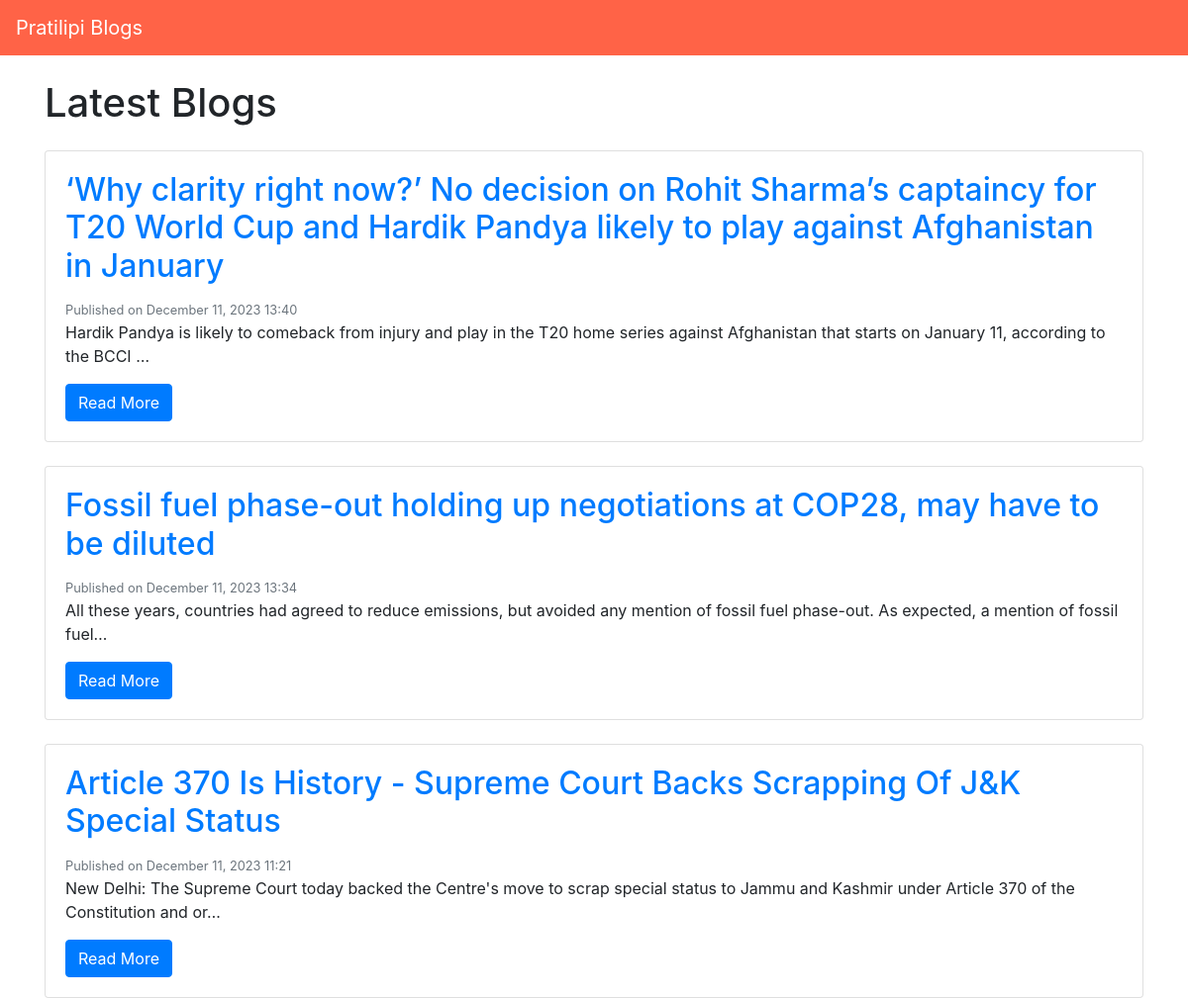
Before: / (upper part) with the older database file.
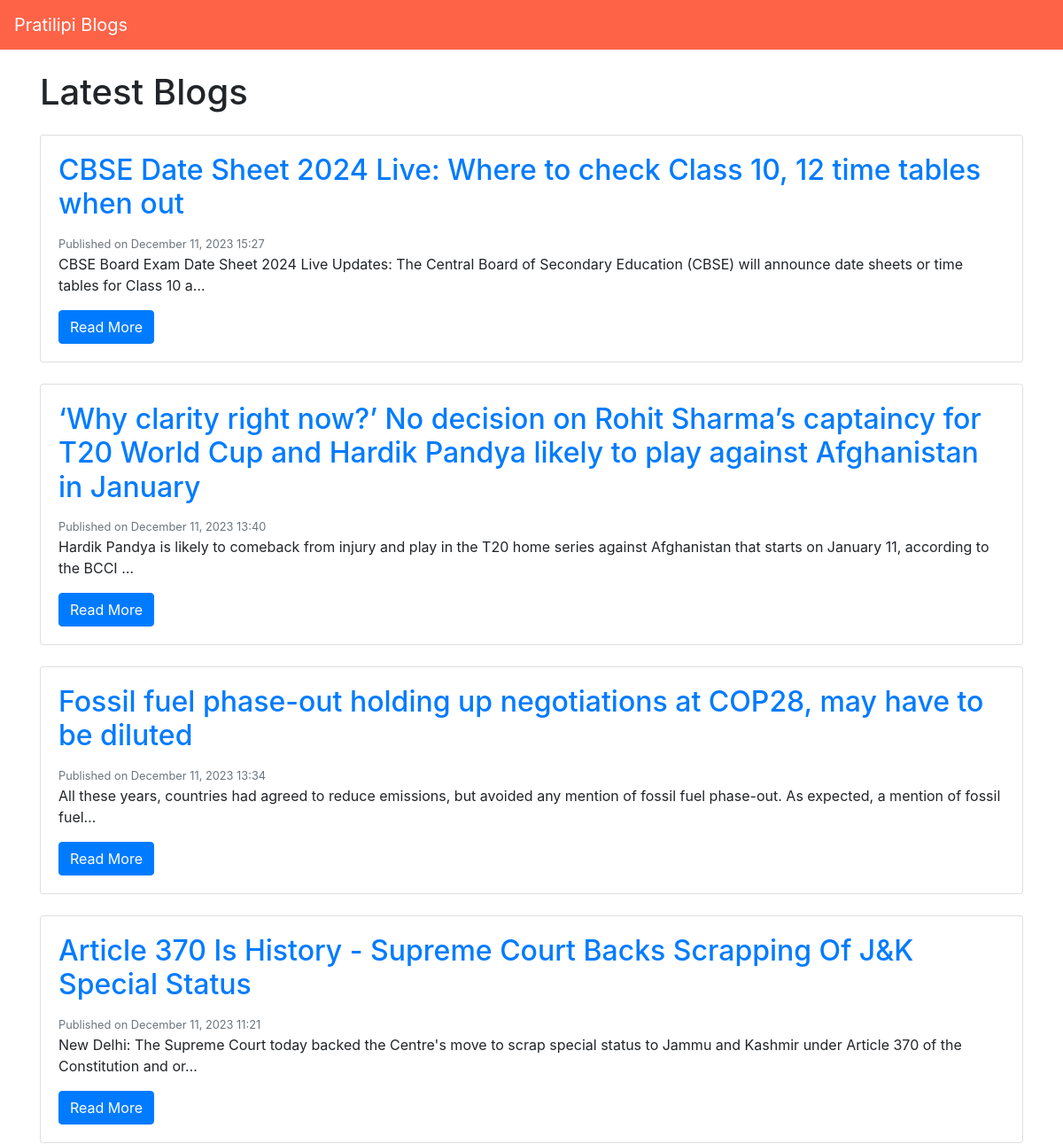
After: the same page with the newer database file.
### blog/models.py (models this page shows, shortened)
class Post(models.Model):
    title = models.CharField(max_length=200)
    content = models.TextField()
    pub_date = models.DateTimeField(auto_now_add=True)
    image = models.ImageField(upload_to='post_images/', null=True, blank=True)

### blog/views.py (the view)
# urls.py: path('', views.post_list, name='post_list'),
def post_list(request):
    posts = Post.objects.all()
    posts = Post.objects.order_by('-pub_date')
    return render(request, 'blog/post_list.html', {'posts': posts})

### blog/templates/blog/post_list.html (shortened to what this page needs)
{% extends 'base.html' %}
{% block content %}
  <div class="container mt-4">
    <h1 class="mb-4">Latest Blogs</h1>
    {% for post in posts %}
      <div class="card mb-4">
        <div class="card-body">
          <h2 class="card-title"><a href="{% url 'blog:post_detail' pk=post.id %}">{{ post.title }}</a></h2>
                      <small class="text-muted">
              Published on {{ post.pub_date|date:"F j, Y H:i" }}
            </small>
          <p class="card-text">{{ post.content | truncatechars:150 }}</p>
            <a href="{% url 'blog:post_detail' pk=post.pk %}" class="btn btn-primary">Read More</a>
        </div>
      </div>
    {% endfor %}
  </div>
{% endblock %}

### blog/templates/base.html (shortened to what this page needs)
<!DOCTYPE html>
<html lang="en">
<head>
  <link rel="stylesheet" href="https://stackpath.bootstrapcdn.com/bootstrap/4.3.1/css/bootstrap.min.css">
</head>
<body>
  <nav class="navbar navbar-expand-lg navbar-dark custom-bg-color">
    <a class="navbar-brand" href="{% url 'blog:post_list' %}">Pratilipi Blogs</a>
  </nav>
  {% block content %}
  {% endblock %}
</body>
</html>

### blog/templates/base.html (style rules this page uses)
.custom-bg-color { background-color: #ff6347; }

Changed rows visible on the page:
added Post: title "CBSE Date Sheet 2024 Live: Where to check Class 10, 12 time tables when out", pub_date "December 11, 2023 15:27", content "CBSE Board Exam Date Sheet 2024 Live Updates: The Central Board of Secondary Education (CBSE) will announce date sheets or time tables for Class 10 a…"
